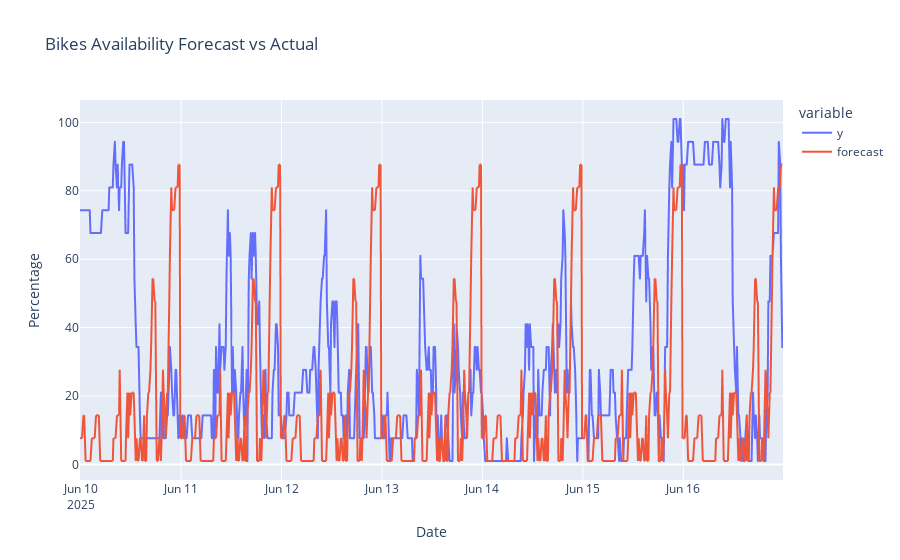

Source (notebook cell):
### Code cell
# plot series with plotly
fig = px.line(
    results,
    x="ds",
    y=["y", "forecast"],
    title="Bikes Availability Forecast vs Actual",
    labels={"ds": "Date", "value": "Percentage"},
)
fig.show()

### Figure 1 — Plotly figure (JSON) as saved in the notebook; plotly's stock layout.template omitted (floating-point values rounded to 4 significant figures; data arrays with more than 128 entries replaced by an {"elided": "..."} marker saying what was removed)
{"data": [{"hovertemplate": "variable=y<br>Date=%{x}<br>Percentage=%{y}<extra></extra>", "legendgroup": "y", "line": {"color": "#636efa", "dash": "solid"}, "marker": {"symbol": "circle"}, "mode": "lines", "name": "y", "showlegend": true, "type": "scattergl", "x": {"elided": "673 str values"}, "xaxis": "x", "y": {"elided": "673 float values"}, "yaxis": "y"}, {"hovertemplate": "variable=forecast<br>Date=%{x}<br>Percentage=%{y}<extra></extra>", "legendgroup": "forecast", "line": {"color": "#EF553B", "dash": "solid"}, "marker": {"symbol": "circle"}, "mode": "lines", "name": "forecast", "showlegend": true, "type": "scattergl", "x": {"elided": "673 str values"}, "xaxis": "x", "y": {"elided": "673 float values"}, "yaxis": "y"}], "layout": {"legend": {"title": {"text": "variable"}, "tracegroupgap": 0}, "title": {"text": "Bikes Availability Forecast vs Actual"}, "xaxis": {"anchor": "y", "domain": [0, 1], "title": {"text": "Date"}}, "yaxis": {"anchor": "x", "domain": [0, 1], "title": {"text": "Percentage"}}}}
